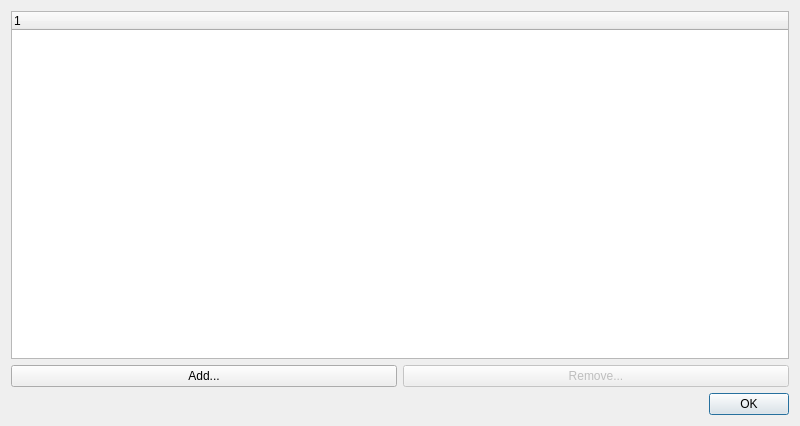
<?xml version="1.0" encoding="UTF-8"?>
<ui version="4.0">
 <class>dlgCustomPaths</class>
 <widget class="QDialog" name="dlgCustomPaths">
  <property name="geometry">
   <rect>
    <x>0</x>
    <y>0</y>
    <width>800</width>
    <height>426</height>
   </rect>
  </property>
  <property name="minimumSize">
   <size>
    <width>800</width>
    <height>425</height>
   </size>
  </property>
  <property name="windowTitle">
   <string>Look for additional layers in these paths</string>
  </property>
  <layout class="QGridLayout" name="gridLayout">
   <item row="0" column="0" colspan="2">
    <widget class="QTreeWidget" name="treeWidget">
     <column>
      <property name="text">
       <string notr="true">1</string>
      </property>
     </column>
    </widget>
   </item>
   <item row="1" column="0">
    <widget class="QPushButton" name="pushButtonAdd">
     <property name="text">
      <string>Add...</string>
     </property>
    </widget>
   </item>
   <item row="2" column="0" colspan="2">
    <widget class="QDialogButtonBox" name="buttonBox">
     <property name="orientation">
      <enum>Qt::Horizontal</enum>
     </property>
     <property name="standardButtons">
      <set>QDialogButtonBox::Ok</set>
     </property>
    </widget>
   </item>
   <item row="1" column="1">
    <widget class="QPushButton" name="pushButtonRemove">
     <property name="enabled">
      <bool>false</bool>
     </property>
     <property name="text">
      <string>Remove...</string>
     </property>
    </widget>
   </item>
  </layout>
 </widget>
 <resources/>
 <connections>
  <connection>
   <sender>buttonBox</sender>
   <signal>accepted()</signal>
   <receiver>dlgCustomPaths</receiver>
   <slot>accept()</slot>
   <hints>
    <hint type="sourcelabel">
     <x>248</x>
     <y>254</y>
    </hint>
    <hint type="destinationlabel">
     <x>157</x>
     <y>274</y>
    </hint>
   </hints>
  </connection>
  <connection>
   <sender>buttonBox</sender>
   <signal>rejected()</signal>
   <receiver>dlgCustomPaths</receiver>
   <slot>reject()</slot>
   <hints>
    <hint type="sourcelabel">
     <x>316</x>
     <y>260</y>
    </hint>
    <hint type="destinationlabel">
     <x>286</x>
     <y>274</y>
    </hint>
   </hints>
  </connection>
 </connections>
</ui>
